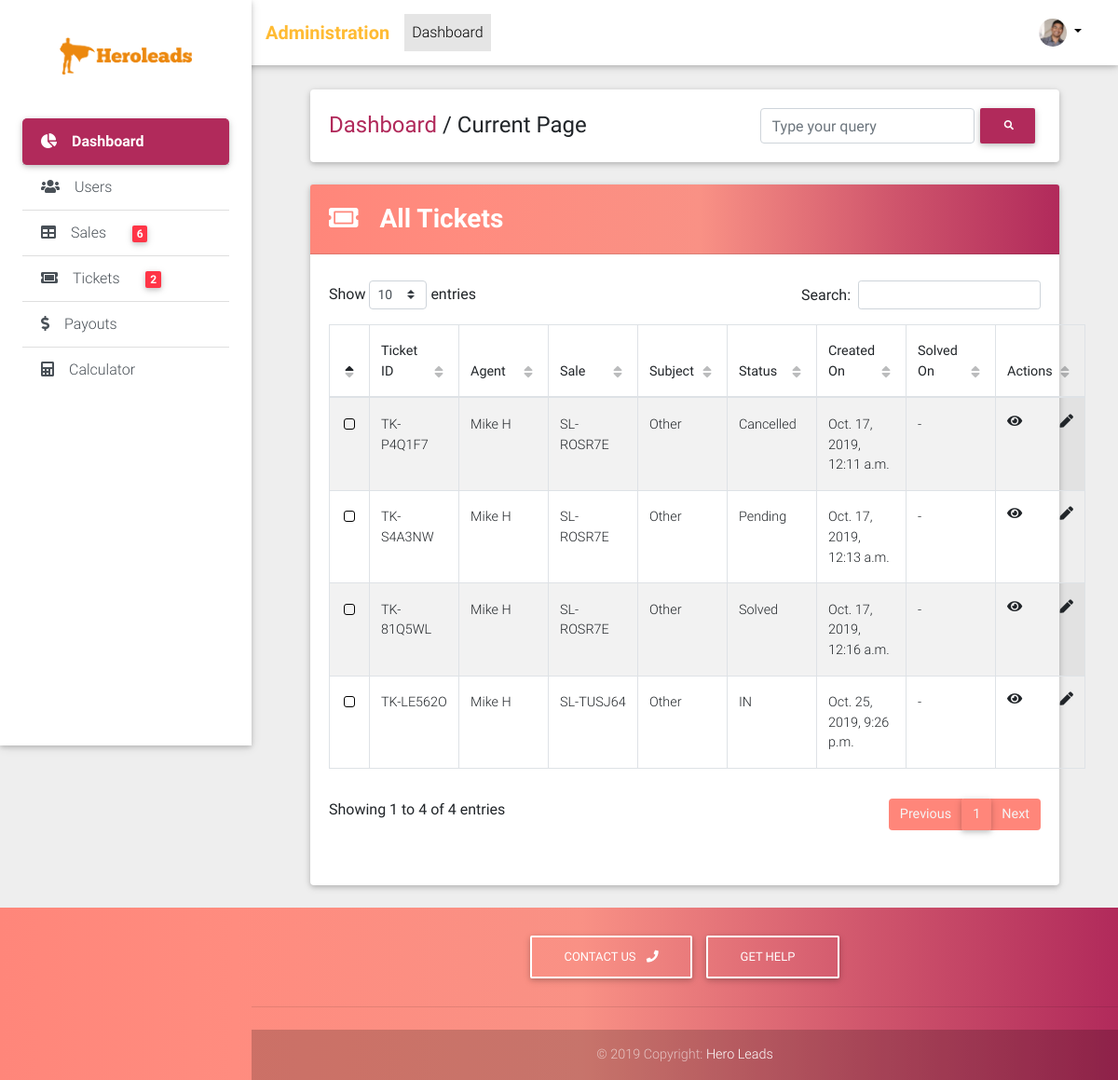
/admin/tickets/list/ (signed in), run on the app's committed database.
### accounts/models.py (models this page shows, shortened)
class User(AbstractBaseUser, PermissionsMixin):
    ACCOUNT_TYPE_CHOICES = (("AG", "Agent"), ("ST", "Staff"), ("AD", "Admin"))
    email = models.EmailField(unique=True)
    phone = models.CharField(max_length=20, null=True, blank=True)
    first_name = models.CharField(max_length=32)
    last_name = models.CharField(max_length=32)
    date_joined = models.DateTimeField(auto_now_add=True)
    is_active = models.BooleanField(default=True)
    is_staff = models.BooleanField(default=False)
    is_superuser = models.BooleanField(default=False)
    account_type = models.CharField(max_length=2, choices=ACCOUNT_TYPE_CHOICES, default="NU")
    photo = models.ImageField(upload_to="accounts/users/photos/", blank=True, null=True)
    objects = UserManager()
    USERNAME_FIELD = "email"
    REQUIRED_FIELDS = ["first_name", "last_name"]
    @property
    def get_short_name(self):
        return "{} {}".format(self.first_name, self.last_name[0])
    @property
    def get_avatar(self):
        if self.photo:
            return self.photo.url
        else:
            return "missing"

### tickets/models.py (models this page shows, shortened)
class Ticket(models.Model):
    TICKET_STATUS_CHOICES = (("PN", "Pending"), ("SL", "Solved"), ("CN", "Cancelled"))
    QUERY_TYPE_CHOICES = (("PR", "Price"), ("PM", "Payment"), ("OT", "Other"))
    ticket_id = models.CharField(max_length=32, default=ticket_id_generator)
    sale = models.ForeignKey("sales.Sale", on_delete=models.CASCADE)
    status = models.CharField(max_length=2, choices=TICKET_STATUS_CHOICES, default="IN")
    query_type = models.CharField(max_length=2, choices=QUERY_TYPE_CHOICES, default="OT")
    executive_description = models.TextField(verbose_name="Comment", blank=True)
    photo = models.ImageField(upload_to="tickets/photos/", blank=True, null=True)
    created_on = models.DateTimeField(auto_now_add=True)
    solved_on = models.DateTimeField(blank=True, null=True)
    description = models.TextField(blank=True)
    """info from finance team"""
    @property
    def get_admin_absolute_url(self):
        return reverse_lazy("crm_admin:tickets_admin_detail", kwargs={"id": self.id})
    @property
    def get_admin_update_url(self):
        return reverse_lazy("crm_admin:tickets_admin_update", kwargs={"id": self.id})

### sales/models.py (models this page shows, shortened)
class Sale(models.Model):
    SALE_STATUS_CHOICES = (("PA", "Pending"), ("AP", "Approved"), ("CP", "Completed"), ("DC", "Declined"))
    agent = models.ForeignKey(User, on_delete=models.CASCADE)
    campaign_name = models.CharField(max_length=128)
    sale_date = models.DateField()
    setup_fee = models.PositiveIntegerField()
    contract_volume = models.PositiveIntegerField()
    monthly_budget = models.PositiveIntegerField()
    duration = models.ForeignKey(Duration, on_delete=models.PROTECT)
    management_fee = models.PositiveIntegerField()
    car_dealer_amount = models.PositiveIntegerField()
    payment_terms = models.PositiveIntegerField()
    agent_comment = models.TextField(verbose_name="Comment", blank=True)
    finance_comment = models.TextField(blank=True)
    first_commission_paid = models.BooleanField(default=False)
    last_commission_paid = models.BooleanField(default=False)
    first_commission_pay_on = models.DateField(blank=True, null=True)
    last_commission_pay_on = models.DateField(blank=True, null=True)
    commission_applicable = models.FloatField(blank=True, null=True)
    payment_term_intz = models.PositiveIntegerField(blank=True, null=True)
    car_dealer_bonus = models.PositiveIntegerField(blank=True, null=True)
    multiplier_applicable = models.FloatField(blank=True, null=True)
    setup_fee_payout = models.PositiveIntegerField(blank=True, null=True)
    first_payout = models.PositiveIntegerField(blank=True, null=True)
    last_payout = models.PositiveIntegerField(blank=True, null=True)
    bonus_payout = models.PositiveIntegerField(blank=True, null=True)
    total_payout = models.PositiveIntegerField(blank=True, null=True)
    sale_id = models.CharField(max_length=32, default=sale_id_generator)
    status = models.CharField(max_length=2, choices=SALE_STATUS_CHOICES, default="PA")
    created_on = models.DateTimeField(auto_now_add=True)

### crm_admin/views/tickets_views.py (the view)
class TicketListView(LoginRequiredMixin, ListView):
    model = Ticket
    context_object_name = "tickets"
    template_name = "tickets_admin/list.html"

### crm_admin/templatetags/crm_admin_tags.py (called while the page is built)
@register.simple_tag
def get_pending_sale_count():
    return Sale.objects.exclude(status="CP").count()

@register.simple_tag
def get_pending_ticket_count():
    return Ticket.objects.exclude(status__in=("EX", "CN", "SL")).count()

### crm_admin/templates/tickets_admin/list.html (shortened to what this page needs)
{% extends "crm_admin/base.html" %}
{% load crispy_forms_tags %}
{% load static %}
{% block custom_links %}
    <link href="{% static "css/addons/datatables.min.css" %}" rel="stylesheet">
    <link href="{% static "css/addons/datatables-select.min.css" %}" rel="stylesheet">
{% endblock %}
{% block content %}
    <div>
        <div class="card">
            <div class="card-header young-passion-gradient clearfix">
                <div class="page_heading float-left">
                    <h3 class="font-weight-bold white-text mt-2"><i class="fa fa-ticket-alt mr-3"></i> All Tickets</h3>
                </div>
            </div>
        <div class="card-body">
            <table id="dt-basic-checkbox" class="table table-striped table-bordered" cellspacing="0" width="100%">
          <thead>
            <tr>
              <th ></th>
              <th class="th-sm">Ticket ID</th>
              <th class="th-sm">Agent</th>
              <th class="th-sm">Sale</th>
              <th class="th-sm">Subject</th>
              <th class="th-sm">Status</th>
              <th class="th-sm">Created On</th>
              <th class="th-sm">Solved On</th>
              <th class="th-sm">Actions</th>
            </tr>
          </thead>
          <tbody>
            {% for ticket in tickets %}
                <tr>
                    <td></td>
                    <td><a href="{{ ticket.get_admin_absolute_url }}">{{ ticket.ticket_id }}</a></td>
                    <td>{{ ticket.sale.agent.get_short_name }}</td>
                    <td>{{ ticket.sale.sale_id }}</td>
                    <td>{{ ticket.get_query_type_display }}</td>
                    <td>{{ ticket.get_status_display}}</td>
                    <td>{{ ticket.created_on }}</td>
                    <td>{{ ticket.solved_on|default:"-" }}</td>
                    <td>
                        <a href="{{ ticket.get_admin_update_url }}"><i class="fa float-left fa-eye"></i></a>
                        <a href="{{ sale.get_admin_update_url }}"><i class="fa fa-pen float-right"></i></a>
                    </td>
                </tr>
            {% endfor %}
          </tbody>
        </table>
        </div>
        </div>
    </div>
{% endblock %}

### crm_admin/templates/crm_admin/header.html (shortened to what this page needs)
{% load static %}
{% load crm_admin_tags %}
  <header>
    <nav class="navbar fixed-top navbar-expand-lg navbar-light white scrolling-navbar">
      <div class="container-fluid">
        <a class="navbar-brand waves-effect" href="{% url "crm_admin:dashboard" %}">
          <strong class="text-warning font-weight-bold">Administration</strong>
        </a>
        <div class="collapse navbar-collapse" id="navbarSupportedContent">
          <ul class="navbar-nav mr-auto">
            <li class="nav-item active">
              <a class="nav-link waves-effect" href="#">Dashboard
              </a>
            </li>
          </ul>
          <ul class="navbar-nav nav-flex-icons">
              <li class="nav-item avatar dropdown">
        <a class="nav-link dropdown-toggle" id="navbarDropdownMenuLink-55" data-toggle="dropdown"
          aria-haspopup="true" aria-expanded="false">
          <img src="{{ user.get_avatar }}" class="rounded-circle z-depth-0"
            alt="avatar" id="avatar-image" height="30px">
        </a>
      </li>
          </ul>
        </div>
      </div>
    </nav>
    <div class="sidebar-fixed position-fixed">
      <a class="logo-wrapper waves-effect">
        <img src="{% static "img/logo (copy).png" %}" class="img-fluid" alt="">
      </a>
      <div class="list-group list-group-flush">
        <a href="{% url "crm_admin:dashboard" %}" class="list-group-item active waves-effect">
          <i class="fas fa-chart-pie mr-3"></i>Dashboard
        </a>
        <a href="{% url "crm_admin:ac_admin_user_list" %}" class="list-group-item list-group-item-action waves-effect">
          <i class="fas fa-users mr-3"></i>Users</a>
        <a href="{% url "crm_admin:sales_admin_list" %}" class="list-group-item list-group-item-action waves-effect">
          <i class="fas fa-table mr-3"></i>Sales <span class="badge badge-danger ml-4">{% get_pending_sale_count %}</span></a>
        <a href="{% url "crm_admin:tickets_admin_list" %}" class="list-group-item list-group-item-action waves-effect">
          <i class="fas fa-ticket-alt mr-3"></i>Tickets <span class="badge badge-danger ml-4">{% get_pending_ticket_count %}</span>
        </a>
        <a href="{% url "crm_admin:sales_admin_payouts_list" %}" class="list-group-item list-group-item-action waves-effect">
          <i class="fas fa-dollar-sign mr-3"></i>Payouts</a>
        <a href="{% url "crm_admin:calcons_admin_view" %}" class="list-group-item list-group-item-action waves-effect">
          <i class="fas fa-calculator mr-3"></i>Calculator</a>
      </div>
    </div>
  </header>

### portal/static/css/admin_style.css (style rules this page uses)
.sidebar-fixed { height: 100vh; width: 270px; -webkit-box-shadow: 0 2px 5px 0 rgba(0, 0, 0, 0.16), 0 2px 10px 0 rgba(0, 0, 0, 0.12); box-shadow: 0 2px 5px 0 rgba(0, 0, 0, 0.16), 0 2px 10px 0 rgba(0, 0, 0, 0.12); z-index: 1050; background-color: #fff; padding: 1.5rem; padding-top: 0; }
.sidebar-fixed .list-group .active { -webkit-box-shadow: 0 2px 5px 0 rgba(0, 0, 0, 0.16), 0 2px 10px 0 rgba(0, 0, 0, 0.12); box-shadow: 0 2px 5px 0 rgba(0, 0, 0, 0.16), 0 2px 10px 0 rgba(0, 0, 0, 0.12); -webkit-border-radius: 5px; border-radius: 5px; }
.sidebar-fixed .logo-wrapper { padding: 2.5rem; }
.sidebar-fixed .logo-wrapper img { max-height: 50px; }
@media (min-width: 1200px) { .navbar, .page-footer, main { padding-left: 270px; } }
.list-group-item.active { background-color: #b12a5b!important; border-color: #b12a5b!important; font-weight: bold; }

### data on the page
User: get_avatar (picture)
Ticket: ticket_id "TK-P4Q1F7", sale.agent.get_short_name "Mike H", sale.sale_id "SL-ROSR7E", query_type "Other", status "Cancelled", created_on "Oct. 17, 2019, 12:11 a.m.", solved_on "-"
Ticket: ticket_id "TK-S4A3NW", sale.agent.get_short_name "Mike H", sale.sale_id "SL-ROSR7E", query_type "Other", status "Pending", created_on "Oct. 17, 2019, 12:13 a.m.", solved_on "-"
Ticket: ticket_id "TK-81Q5WL", sale.agent.get_short_name "Mike H", sale.sale_id "SL-ROSR7E", query_type "Other", status "Solved", created_on "Oct. 17, 2019, 12:16 a.m.", solved_on "-"
Ticket: ticket_id "TK-LE562O", sale.agent.get_short_name "Mike H", sale.sale_id "SL-TUSJ64", query_type "Other", status "IN", created_on "Oct. 25, 2019, 9:26 p.m.", solved_on "-"
